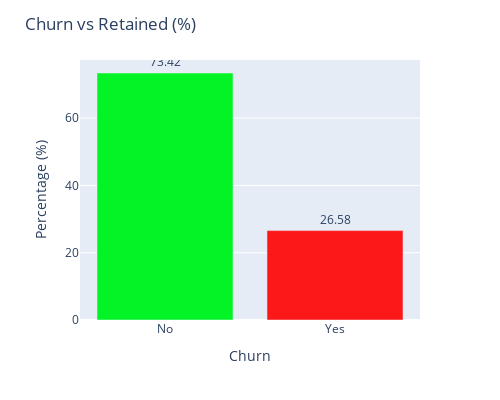

The cell this chart's notebook holds for it:
### Code cell
# 1. Percentage of churn vs retained customers
churn_counts = df['Churn'].value_counts(normalize=True) * 100
print("Churn vs Retained (%):")
print(churn_counts)

# Plot
fig = px.bar(
    x=churn_counts.index,
    y=churn_counts.values,
    text=churn_counts.values.round(2),
    labels={'x': 'Churn', 'y': 'Percentage (%)'},
    color=churn_counts.index,
    color_discrete_sequence=["#02F426", "#FC1818"],
    width=500,
    height=400
)

fig.update_traces(textposition='outside')
fig.update_layout(title="Churn vs Retained (%)", showlegend=False)
fig.show()

### Figure 1 — Plotly figure (JSON) as saved in the notebook; plotly's stock layout.template omitted (floating-point values rounded to 4 significant figures)
{"data": [{"hovertemplate": "color=No<br>Churn=%{x}<br>Percentage (%)=%{y}<br>text=%{text}<extra></extra>", "legendgroup": "No", "marker": {"color": "#02F426", "pattern": {"shape": ""}}, "name": "No", "orientation": "v", "showlegend": true, "text": [73.42], "textposition": "outside", "type": "bar", "x": ["No"], "xaxis": "x", "y": [73.42], "yaxis": "y"}, {"hovertemplate": "color=Yes<br>Churn=%{x}<br>Percentage (%)=%{y}<br>text=%{text}<extra></extra>", "legendgroup": "Yes", "marker": {"color": "#FC1818", "pattern": {"shape": ""}}, "name": "Yes", "orientation": "v", "showlegend": true, "text": [26.58], "textposition": "outside", "type": "bar", "x": ["Yes"], "xaxis": "x", "y": [26.58], "yaxis": "y"}], "layout": {"barmode": "relative", "height": 400, "legend": {"title": {"text": "color"}, "tracegroupgap": 0}, "margin": {"t": 60}, "showlegend": false, "title": {"text": "Churn vs Retained (%)"}, "width": 500, "xaxis": {"anchor": "y", "domain": [0, 1], "title": {"text": "Churn"}}, "yaxis": {"anchor": "x", "domain": [0, 1], "title": {"text": "Percentage (%)"}}}}
